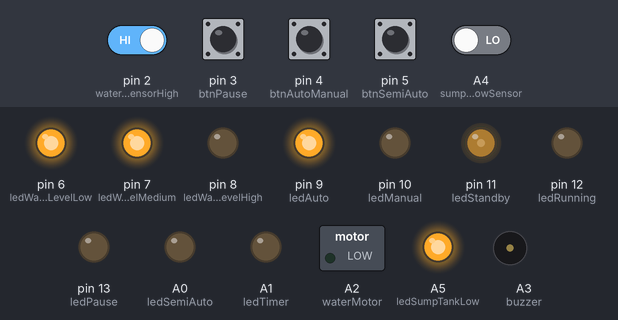
The sketch below on a simulated Arduino Uno, built with avr-gcc and run on an emulated ATmega328P. On the bench: switched loads named in the sketch (green lamp = pin HIGH), output pins drawn as LEDs (lit = HIGH), buzzer (waves = sounding, pin HIGH). Dashed ring = blinking. The inputs (shaded band) are chosen by the test bench; at power-on: pin 2 (waterLevelSensorHigh) HIGH, A4 (sumpTankLowSensor), pin 3 (btnPause), pin 4 (btnAutoManual), pin 5 (btnSemiAuto) LOW.

Above: at 2.2 s.
2.3 s: pin 4 (btnAutoManual) pulled HIGH for 0.15 s
At 4.0 s:
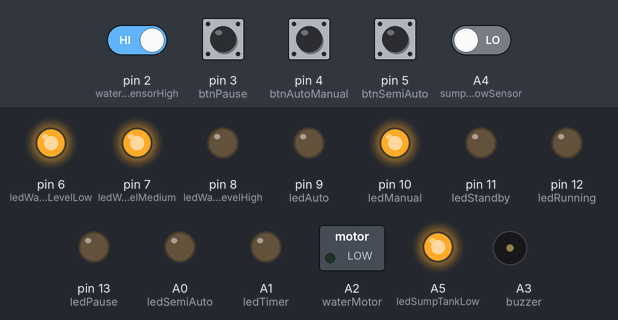
4.3 s: pin 3 (btnPause) pulled HIGH for 0.15 s
At 4.47 s:
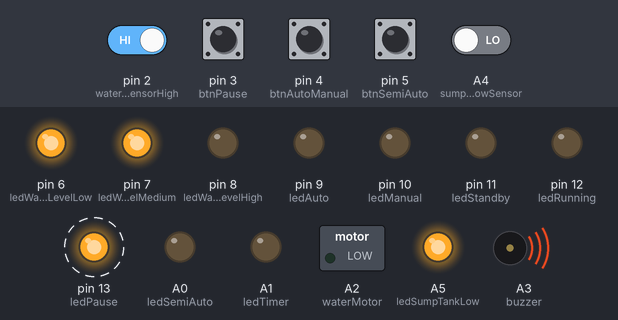
7.3 s: pin 2 (waterLevelSensorHigh) driven LOW
At 7.97 s:
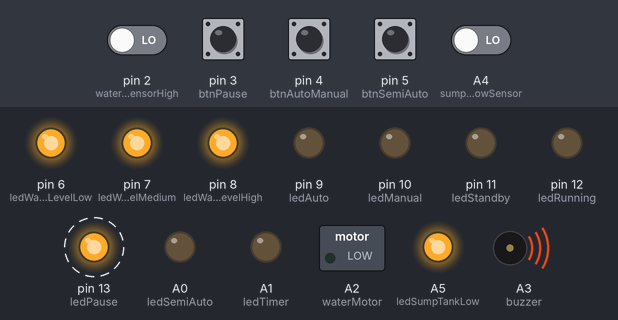
10.3 s: A4 (sumpTankLowSensor) driven HIGH
At 10.78 s:
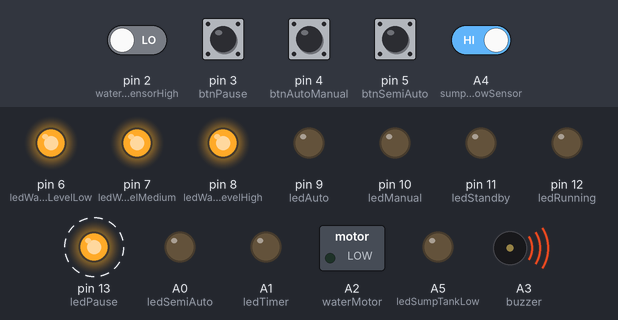
13.3 s: pin 5 (btnSemiAuto) pulled HIGH for 0.15 s
16.3 s: pin 3 (btnPause) pulled HIGH for 1 s
At 17.7 s:
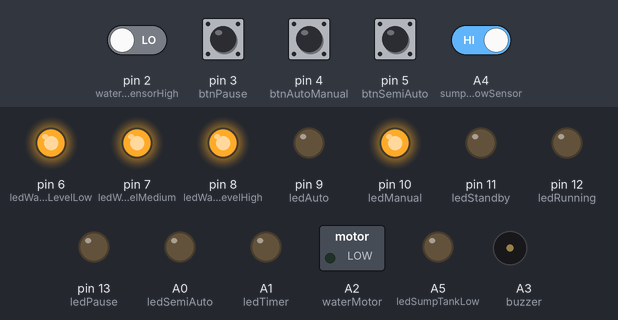
Timing chart, 0 to 19.3 s (numbered marks = the images above; inputs shaded):
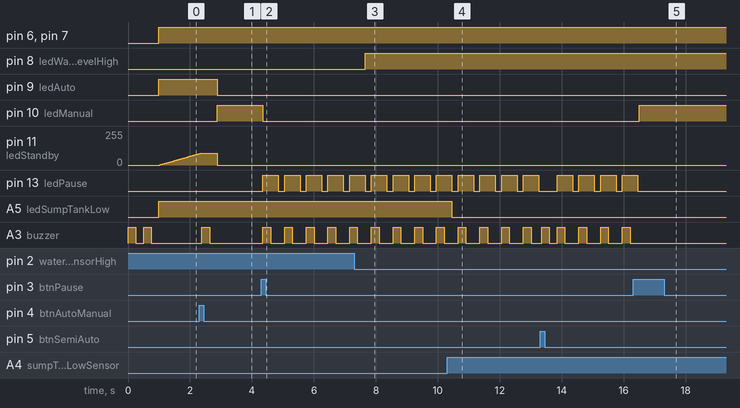

The sketch:

mainApp.ino
```cpp
#include <EEPROM.h>

const unsigned long debounceDelay = 50;

const int waterLevelSensorLow = 0;
const int waterLevelSensorMedium = 1;
const int waterLevelSensorHigh = 2;

const int btnPause = 3;
int btnPauseState;
int lastBtnPauseState = LOW;
unsigned long lastBtnPauseDebounceTime = 0;

const int btnAutoManual = 4;
int btnAutoManualState;
int lastBtnAutoManualState = LOW;
unsigned long lastBtnAutoManualDebounceTime = 0;

const int btnSemiAuto =5;
int btnSemiAutoState;
int lastSemiAutoState = LOW;
unsigned long lastBtnSemiAutoDebounceTime = 0;

const int ledWaterLevelLow = 6;
const int ledWaterLevelMedium = 7;
const int ledWaterLevelHigh = 8;

const int ledAuto = 9;
const int ledManual = 10;
const int ledPause = 13;
const int ledSemiAuto = A0;

const int waterMotor = A2;
const int buzzer = A3;

const int sumpTankLowSensor = A4;
const int ledSumpTankLow = A5;

const int ledRunning = 12;
const int ledStandby = 11;
int standbyLedBrightness = 0;
int standbyLedFadeAmount = 2;

const int ledTimer = A1;

bool isPaused = false;
bool isAuto = true;
bool isSemiAuto = false;

bool isPauseLedOn = false;
bool isRunningLedOn = false;

//Timer Status 0 = OFF, 1 = ON, 2 = TIMER UP
int timerStatus = 0;
bool isTimerLedOn = false;

const long ledBlinkingTimeInMilliSeconds = 200;
long lastPauseLedChangedTime = 0;
long lastRunningLedChangedTime = 0;
long lastTimerLedChangedTime = 0;

//Water Level 0 = Empty, 1 = LOW, 2 = MEDIUM, 3 = HIGH
int waterLevel = -1;
int lastWaterLevel = -1;

bool runWaterMotor = false;
bool isWaterMotorRunning = false;

bool isSumpTankLow = false;

long motorStarTime = 0;
//5 minutes = 300000 milliseconds
const long motorMaxRunTimeInMilliseconds = 300000;

void setup() {

  Serial.begin(9600);

  pinMode(btnPause, INPUT);
  pinMode(btnAutoManual, INPUT);
  pinMode(btnSemiAuto, INPUT);

  pinMode(ledPause, OUTPUT);
  pinMode(ledAuto, OUTPUT);
  pinMode(ledManual, OUTPUT);
  pinMode(ledSemiAuto, OUTPUT);
  pinMode(ledWaterLevelLow, OUTPUT);
  pinMode(ledWaterLevelMedium, OUTPUT);
  pinMode(ledWaterLevelHigh, OUTPUT);

  pinMode(waterLevelSensorHigh, INPUT);
  pinMode(waterLevelSensorMedium, INPUT);
  pinMode(waterLevelSensorLow, INPUT);

  pinMode(waterMotor, OUTPUT);
  pinMode(buzzer, OUTPUT);

  pinMode(sumpTankLowSensor, INPUT);
  pinMode(ledSumpTankLow, OUTPUT);

  pinMode(ledRunning, OUTPUT);
  pinMode(ledStandby, OUTPUT);

  pinMode(ledTimer, OUTPUT);

  //readFromEEPROM();

  buzzerBeep();
  buzzerBeep();
}

void readFromEEPROM() {

  bool isEEPROMUpdated;
  EEPROM.get(EEPROM.length() - 1, isEEPROMUpdated);

  if (!isEEPROMUpdated){
    return;
  }

  int eeAddress = 0;

  EEPROM.get(eeAddress, isPaused);
  eeAddress += sizeof(bool);

  EEPROM.get(eeAddress, isAuto);
  eeAddress += sizeof(bool);

  EEPROM.get(eeAddress, isSemiAuto);
  eeAddress += sizeof(bool);

  EEPROM.get(eeAddress, lastWaterLevel);
  eeAddress += sizeof(int);

  EEPROM.get(eeAddress, runWaterMotor);
  eeAddress += sizeof(bool);

  EEPROM.get(eeAddress, isWaterMotorRunning);
  eeAddress += sizeof(bool);

  EEPROM.get(eeAddress, motorStarTime);
  eeAddress += sizeof(long);
}

void loop() {

  updateSumpTankWaterStatus();
  updateWaterLevel();
  updateButtonStatuses();
  handleWaterMotor();
  //updateEEPROM();
}

void updateSumpTankWaterStatus() {
  int status = digitalRead(sumpTankLowSensor);

  isSumpTankLow = !status;
  digitalWrite(ledSumpTankLow, isSumpTankLow);
}

void updateWaterLevel() {
  setWaterLevel();
  handleWaterLevelLed();
}

void setWaterLevel() {

  int low = digitalRead(waterLevelSensorLow);
  int medium = digitalRead(waterLevelSensorMedium);
  int high = digitalRead(waterLevelSensorHigh);

  int calculatedWaterLevel;

  if (low == LOW && medium == LOW && high == LOW) {
  	calculatedWaterLevel = 3;
  } else if (low == LOW && medium == LOW && high == HIGH) {
  	calculatedWaterLevel = 2;
  } else if (low == LOW && medium == HIGH && high == HIGH) {
  	calculatedWaterLevel = 1;
  } else if (low == HIGH && medium == HIGH && high == HIGH) {
  	calculatedWaterLevel = 0;
  } else {
  	calculatedWaterLevel = -1;
  }

  if(waterLevel != calculatedWaterLevel) {

    if(lastWaterLevel == -1) {
      lastWaterLevel = calculatedWaterLevel;
    } else {
      lastWaterLevel = waterLevel;
    }

    waterLevel = calculatedWaterLevel;
  }
}

void handleWaterLevelLed() {

  if (waterLevel == 1) {

    digitalWrite(ledWaterLevelHigh, LOW);
    digitalWrite(ledWaterLevelMedium, LOW);
    digitalWrite(ledWaterLevelLow, HIGH);

  } else if (waterLevel == 2) {

    digitalWrite(ledWaterLevelHigh, LOW);
    digitalWrite(ledWaterLevelMedium, HIGH);
    digitalWrite(ledWaterLevelLow, HIGH);

  } else if (waterLevel == 3) {

    digitalWrite(ledWaterLevelHigh, HIGH);
    digitalWrite(ledWaterLevelMedium, HIGH);
    digitalWrite(ledWaterLevelLow, HIGH);

  } else {

    digitalWrite(ledWaterLevelHigh, LOW);
    digitalWrite(ledWaterLevelMedium, LOW);
    digitalWrite(ledWaterLevelLow, LOW);
  }
}

void updateButtonStatuses() {
  setAutoStatus();
  setPauseStatus();
  setSemiAutoStatus();

  handleAutoManualLeds();
  handlePauseLed();
  handleSemiAutoLed();
}

void setAutoStatus() {

  int reading = digitalRead(btnAutoManual);

  if (reading != lastBtnAutoManualState) {
    lastBtnAutoManualDebounceTime = millis();
  }

  if ((millis() - lastBtnAutoManualDebounceTime) > debounceDelay) {
    if (reading != btnAutoManualState) {
      btnAutoManualState = reading;

      if (btnAutoManualState == HIGH) {
        isAuto = !isAuto;
        buzzerBeep();
      }
    }
  }
  lastBtnAutoManualState = reading;
}

void handleAutoManualLeds() {

  bool isAutoLedOn = isAuto && !isPaused;
  digitalWrite(ledAuto, isAutoLedOn);

  bool isManualLedOn = !isAuto && !isPaused;
  digitalWrite(ledManual, isManualLedOn);
}

void setPauseStatus() {

  int reading = digitalRead(btnPause);

  if (reading != lastBtnPauseState) {
    lastBtnPauseDebounceTime = millis();
  }

  if ((millis() - lastBtnPauseDebounceTime) > debounceDelay) {
    if (reading != btnPauseState) {
      btnPauseState = reading;

      if (btnPauseState == HIGH) {
        isPaused = !isPaused;
      }
    }
  }
  lastBtnPauseState = reading;
}

void handlePauseLed() {

  if(isPaused) {

    long timeElapsedAfterLastChange = millis() - lastPauseLedChangedTime;

    if(timeElapsedAfterLastChange > ledBlinkingTimeInMilliSeconds) {

      isPauseLedOn = !isPauseLedOn;
      digitalWrite(ledPause, isPauseLedOn);
      lastPauseLedChangedTime = millis();
    }
  } else {

    digitalWrite(ledPause, LOW);
    isPauseLedOn = false;
  }

  if(isPauseLedOn) {
    buzzerBeep();
  }
}

void setSemiAutoStatus() {

  int reading = digitalRead(btnSemiAuto);

  if (reading != lastSemiAutoState) {
    lastBtnSemiAutoDebounceTime = millis();
  }

  if ((millis() - lastBtnSemiAutoDebounceTime) > debounceDelay) {
    if (reading != btnSemiAutoState) {
      btnSemiAutoState = reading;

      if (btnSemiAutoState == HIGH) {
        isSemiAuto = !isSemiAuto && (waterLevel < 3 && waterLevel > 0);
        buzzerBeep();
      }
    }
  }
  lastSemiAutoState = reading;

  if (waterLevel == 3) {
    isSemiAuto = false;
  }
}

void handleSemiAutoLed() {
  digitalWrite(ledSemiAuto, isSemiAuto && isAuto && !isPaused);
}

void handleWaterMotor() {
  setWaterMotorRunStatus();

  if(isWaterMotorRunning != runWaterMotor) {

    if(runWaterMotor) {
      buzzerBeep();
      buzzerBeep();
      buzzerBeep();

      motorStarTime = millis();
      timerStatus = 1; //Turn on TIMER
    }

    digitalWrite(waterMotor, runWaterMotor);
    isWaterMotorRunning = runWaterMotor;

    if(!runWaterMotor) {
      buzzerBeep();
      buzzerBeep();
      buzzerBeep();

      motorStarTime = 0;

      if(timerStatus != 2) {
        timerStatus = 0; //If TIMER is not up turn it OFF
      }
    }
  }

  handleRunningLed();
  handleSandbyLed();
  handleTimerLed();
}

void setWaterMotorRunStatus() {

  bool isWaterLevelLow = waterLevel == 0;
  bool isWaterLevelHigh = waterLevel == 3;
  bool isWaterLevelLowToHigh = waterLevel < 3 && waterLevel > 0;
  bool isTankFillingUp = isWaterLevelLowToHigh && waterLevel > lastWaterLevel;
  bool runMotorAutoMode = isAuto && (isWaterLevelLow || isTankFillingUp) && timerStatus != 2;
  bool runMotorSemiAutoMode = isSemiAuto && (isWaterLevelLowToHigh || isTankFillingUp) && timerStatus != 2;
  bool runMotorManualMode = !isAuto && !isWaterLevelHigh;

  bool isTimerUp = isAuto && (timerStatus == 1) && (millis() - motorStarTime) >= motorMaxRunTimeInMilliseconds;

  if(isTimerUp) {
    timerStatus = 2; //Set as TIMER UP
  } else if (timerStatus == 2 && !isWaterLevelLow) {
    timerStatus = 0; //Turn off TIMER
  }

  runWaterMotor = (runMotorAutoMode || runMotorSemiAutoMode || runMotorManualMode) && !isPaused && !isSumpTankLow;
}

void handleRunningLed() {

  if(isWaterMotorRunning) {

    long timeElapsedAfterLastChange = millis() - lastRunningLedChangedTime;

    if(timeElapsedAfterLastChange > ledBlinkingTimeInMilliSeconds) {

      isRunningLedOn = !isRunningLedOn;
      digitalWrite(ledRunning, isRunningLedOn);
      lastRunningLedChangedTime = millis();
    }
  } else {

    digitalWrite(ledRunning, LOW);
    isRunningLedOn = false;
  }

  if(isRunningLedOn) {
    buzzerBeep();
  }
}

void handleSandbyLed() {

  if(!isWaterMotorRunning && (isAuto || isSemiAuto) && !isPaused) {

    analogWrite(ledStandby, standbyLedBrightness);
  	standbyLedBrightness = standbyLedBrightness + standbyLedFadeAmount;

  	if (standbyLedBrightness <= 0 || standbyLedBrightness >= 255) {
    	standbyLedFadeAmount = -standbyLedFadeAmount;
  	}

  	delay(30);

  } else {
    digitalWrite(ledStandby, LOW);
  }
}

void handleTimerLed() {

  if(isWaterMotorRunning && motorStarTime > 0 && isAuto){

    long timeElapsedAfterLastChange = millis() - lastTimerLedChangedTime;

    if(timeElapsedAfterLastChange > ledBlinkingTimeInMilliSeconds) {

      isTimerLedOn = !isTimerLedOn;
      digitalWrite(ledTimer, isTimerLedOn);
      lastTimerLedChangedTime = millis();
    }
  } else {
     digitalWrite(ledTimer, LOW);
     isTimerLedOn = false;
  }
}

void buzzerBeep() {
  const int buzzerTime = 250;

  digitalWrite(buzzer, HIGH);
  delay(buzzerTime);
  digitalWrite(buzzer, LOW);
  delay(buzzerTime);
}

void updateEEPROM() {

  int eeAddress = 0;

  EEPROM.update(eeAddress, isPaused);
  eeAddress += sizeof(bool);

  EEPROM.update(eeAddress, isAuto);
  eeAddress += sizeof(bool);

  EEPROM.update(eeAddress, isSemiAuto);
  eeAddress += sizeof(bool);

  EEPROM.update(eeAddress, lastWaterLevel);
  eeAddress += sizeof(int);

  EEPROM.update(eeAddress, runWaterMotor);
  eeAddress += sizeof(bool);

  EEPROM.update(eeAddress, isWaterMotorRunning);
  eeAddress += sizeof(bool);

  EEPROM.update(eeAddress, motorStarTime);
  eeAddress += sizeof(long);

  EEPROM.update(EEPROM.length() - 1, true);
}
```

Measured:
- after the input at 2.3 s, pin 9 (ledAuto): HIGH → LOW after 0.59 s; pin 10 (ledManual): LOW → HIGH after 0.59 s; A3 (buzzer): LOW → HIGH after 0.09 s, → LOW 0.25 s later
- after the input at 4.3 s, pin 10 (ledManual): HIGH → LOW after 0.05 s; pin 13 (ledPause): alternates HIGH for 0.50 s and LOW for 0.20 s, starting after 0.05 s; A3 (buzzer): alternates HIGH for 0.25 s and LOW for 0.45 s, starting after 0.05 s
- after the input at 7.3 s, pin 8 (ledWaterLevelHigh): LOW → HIGH after 0.35 s
- after the input at 10.3 s, A5 (ledSumpTankLow): HIGH → LOW after 0.16 s
- after the input at 16.3 s, pin 10 (ledManual): LOW → HIGH after 0.20 s; pin 13 (ledPause): goes on until 16.5 s, then stays LOW; A3 (buzzer): stops changing and stays LOW
